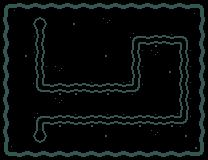

Rendered tile map (Tiled .tmx) drawn with the repository's tilesets; below, a short description and the full map source, tile grids included:
An orthogonal 13x10 tile map with 16x16 px tiles, 2 tile layers (Base, Path), 2 tilesets.

<map version="1.5" tiledversion="1.5.0" orientation="orthogonal" renderorder="right-down" width="13" height="10" tilewidth="16" tileheight="16" infinite="0" nextlayerid="3" nextobjectid="1">
 <tileset firstgid="1" name="tiles" tilewidth="16" tileheight="16" tilecount="64" columns="8">
  <image source="_tilesets/tiles2.png" width="128" height="128" />
 </tileset>
 <tileset firstgid="65" source="_tilesets/recolor.tsx" />
 <layer id="1" name="Base" width="13" height="10">
  <data encoding="csv">
102,103,103,103,103,103,103,103,103,103,103,103,104,
114,113,113,113,113,113,113,113,113,113,113,113,116,
114,113,101,113,113,113,113,113,113,113,113,113,116,
114,113,101,101,101,113,113,113,113,113,113,113,116,
114,113,101,101,101,113,113,113,113,113,113,113,116,
114,101,101,101,101,113,113,113,113,113,113,113,116,
114,101,101,101,101,101,113,113,113,113,113,113,116,
114,113,101,101,113,101,101,113,113,113,113,113,116,
114,113,113,113,113,113,113,113,113,113,113,113,116,
126,127,127,127,127,127,127,127,127,127,127,127,128
</data>
 </layer>
 <layer id="2" name="Path" width="13" height="10">
  <data encoding="csv">
0,0,0,0,0,0,0,0,0,0,0,0,0,
0,0,176,0,115,0,175,0,0,0,0,0,0,
0,0,150,0,0,0,0,0,138,139,163,140,0,
0,115,150,0,0,0,115,0,152,175,0,152,0,
0,0,152,175,0,0,0,0,152,0,115,152,0,
0,0,162,139,139,163,139,163,164,0,0,152,0,
0,0,0,175,0,0,0,0,0,0,0,152,0,
0,0,138,139,163,139,163,163,139,163,139,164,0,
0,0,188,0,0,0,115,0,0,175,0,115,0,
0,0,0,0,0,0,0,0,0,0,0,0,0
</data>
 </layer>
</map>
